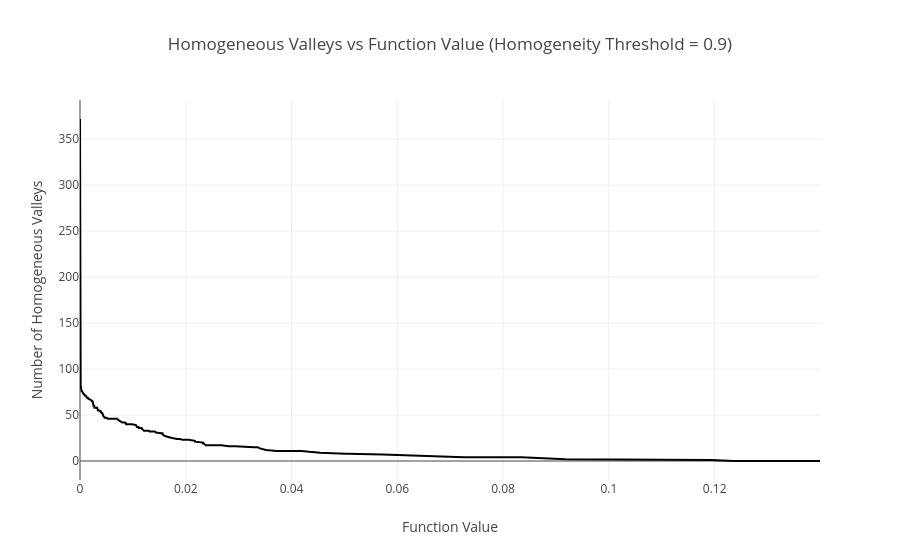

The code cell stored with this chart in its notebook:
### Code cell
import plotly.express as px

px.line(x=fns, y=counts, labels={"x": "Function Value", "y": "Number of Homogeneous Valleys"}, title="Homogeneous Valleys vs Function Value (Homogeneity Threshold = 0.9)")

### Figure 1 — Plotly figure (JSON) as saved in the notebook; plotly's stock layout.template omitted (floating-point values rounded to 4 significant figures; data arrays with more than 128 entries replaced by an {"elided": "..."} marker saying what was removed)
{"data": [{"hovertemplate": "Function Value=%{x}<br>Number of Homogeneous Valleys=%{y}<extra></extra>", "legendgroup": "", "line": {"color": "#000001", "dash": "solid"}, "marker": {"symbol": "circle"}, "mode": "lines", "name": "", "orientation": "v", "showlegend": false, "type": "scatter", "x": {"elided": "697 float values"}, "xaxis": "x", "y": {"elided": "697 int values"}, "yaxis": "y"}], "layout": {"legend": {"tracegroupgap": 0}, "title": {"text": "Homogeneous Valleys vs Function Value (Homogeneity Threshold = 0.9)"}, "xaxis": {"anchor": "y", "domain": [0, 1], "title": {"text": "Function Value"}}, "yaxis": {"anchor": "x", "domain": [0, 1], "title": {"text": "Number of Homogeneous Valleys"}}}}
